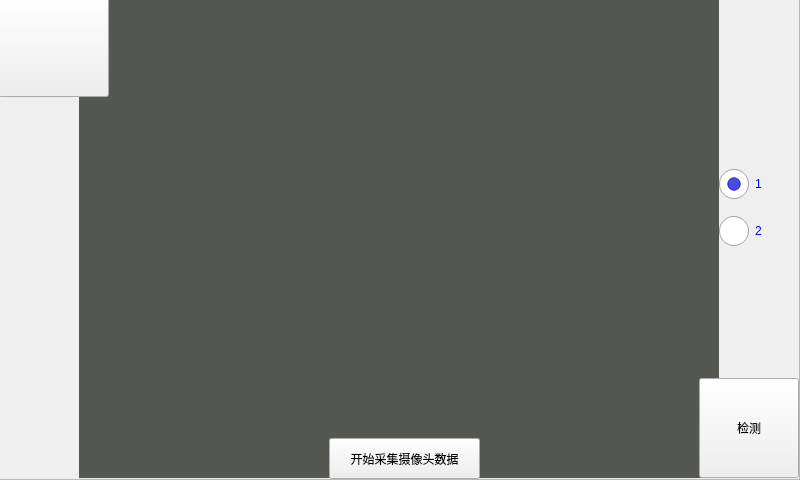
<?xml version="1.0" encoding="UTF-8"?>
<ui version="4.0">
 <class>capture</class>
 <widget class="QWidget" name="capture">
  <property name="geometry">
   <rect>
    <x>0</x>
    <y>0</y>
    <width>800</width>
    <height>480</height>
   </rect>
  </property>
  <property name="minimumSize">
   <size>
    <width>800</width>
    <height>480</height>
   </size>
  </property>
  <property name="maximumSize">
   <size>
    <width>800</width>
    <height>480</height>
   </size>
  </property>
  <property name="windowTitle">
   <string>Form</string>
  </property>
  <widget class="QFrame" name="frame">
   <property name="geometry">
    <rect>
     <x>-1</x>
     <y>-2</y>
     <width>801</width>
     <height>482</height>
    </rect>
   </property>
   <property name="minimumSize">
    <size>
     <width>801</width>
     <height>482</height>
    </size>
   </property>
   <property name="maximumSize">
    <size>
     <width>801</width>
     <height>482</height>
    </size>
   </property>
   <property name="styleSheet">
    <string notr="true">QFrame#frame{background-image: url(:/aaa.jpg);}</string>
   </property>
   <property name="frameShape">
    <enum>QFrame::StyledPanel</enum>
   </property>
   <property name="frameShadow">
    <enum>QFrame::Raised</enum>
   </property>
   <widget class="QLabel" name="videoLabel">
    <property name="geometry">
     <rect>
      <x>80</x>
      <y>0</y>
      <width>640</width>
      <height>480</height>
     </rect>
    </property>
    <property name="styleSheet">
     <string notr="true">QLabel{
	background-color: rgb(85, 87, 83);
}</string>
    </property>
    <property name="text">
     <string/>
    </property>
   </widget>
   <widget class="QPushButton" name="startCaptureButton">
    <property name="geometry">
     <rect>
      <x>330</x>
      <y>440</y>
      <width>151</width>
      <height>41</height>
     </rect>
    </property>
    <property name="text">
     <string>开始采集摄像头数据</string>
    </property>
    <property name="checkable">
     <bool>true</bool>
    </property>
    <property name="checked">
     <bool>false</bool>
    </property>
   </widget>
   <widget class="QPushButton" name="return_2">
    <property name="geometry">
     <rect>
      <x>-1</x>
      <y>-2</y>
      <width>111</width>
      <height>101</height>
     </rect>
    </property>
    <property name="minimumSize">
     <size>
      <width>111</width>
      <height>101</height>
     </size>
    </property>
    <property name="maximumSize">
     <size>
      <width>111</width>
      <height>101</height>
     </size>
    </property>
    <property name="styleSheet">
     <string notr="true">QPushButton{
	border-image: url(:/image/return.png);
}</string>
    </property>
    <property name="text">
     <string/>
    </property>
   </widget>
   <widget class="QWidget" name="layoutWidget">
    <property name="geometry">
     <rect>
      <x>720</x>
      <y>160</y>
      <width>81</width>
      <height>101</height>
     </rect>
    </property>
    <layout class="QVBoxLayout" name="verticalLayout">
     <item>
      <widget class="QRadioButton" name="checkBox1">
       <property name="styleSheet">
        <string notr="true">QRadioButton {
	color: blue;
}
QRadioButton:indicator {
	width: 30; 
	height: 30;
}</string>
       </property>
       <property name="text">
        <string>1</string>
       </property>
       <property name="checkable">
        <bool>true</bool>
       </property>
       <property name="checked">
        <bool>true</bool>
       </property>
       <property name="autoExclusive">
        <bool>false</bool>
       </property>
      </widget>
     </item>
     <item>
      <widget class="QRadioButton" name="checkBox2">
       <property name="styleSheet">
        <string notr="true">QRadioButton {
	color: blue;
}
QRadioButton:indicator {
	width: 30; 
	height: 30;
}</string>
       </property>
       <property name="text">
        <string>2</string>
       </property>
       <property name="checkable">
        <bool>true</bool>
       </property>
       <property name="checked">
        <bool>false</bool>
       </property>
       <property name="autoExclusive">
        <bool>false</bool>
       </property>
      </widget>
     </item>
    </layout>
   </widget>
   <widget class="QPushButton" name="pushButton">
    <property name="geometry">
     <rect>
      <x>700</x>
      <y>380</y>
      <width>100</width>
      <height>100</height>
     </rect>
    </property>
    <property name="minimumSize">
     <size>
      <width>100</width>
      <height>100</height>
     </size>
    </property>
    <property name="maximumSize">
     <size>
      <width>100</width>
      <height>100</height>
     </size>
    </property>
    <property name="text">
     <string>检测</string>
    </property>
   </widget>
  </widget>
 </widget>
 <resources/>
 <connections/>
</ui>
